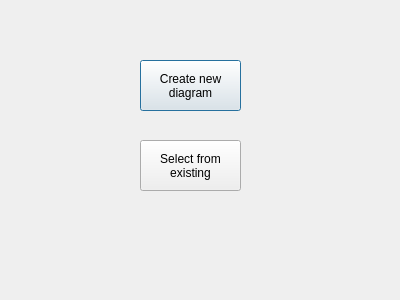
<?xml version="1.0" encoding="UTF-8"?>
<ui version="4.0">
 <class>MainDialog</class>
 <widget class="QDialog" name="MainDialog">
  <property name="geometry">
   <rect>
    <x>0</x>
    <y>0</y>
    <width>400</width>
    <height>300</height>
   </rect>
  </property>
  <property name="windowTitle">
   <string>MainDialog</string>
  </property>
  <widget class="QPushButton" name="createDiagramBtn">
   <property name="geometry">
    <rect>
     <x>140</x>
     <y>60</y>
     <width>101</width>
     <height>51</height>
    </rect>
   </property>
   <property name="text">
    <string>Create new 
diagram</string>
   </property>
  </widget>
  <widget class="QPushButton" name="selectFromExistingBtn">
   <property name="geometry">
    <rect>
     <x>140</x>
     <y>140</y>
     <width>101</width>
     <height>51</height>
    </rect>
   </property>
   <property name="text">
    <string>Select from 
existing</string>
   </property>
  </widget>
 </widget>
 <layoutdefault spacing="6" margin="11"/>
 <resources/>
 <connections/>
</ui>
